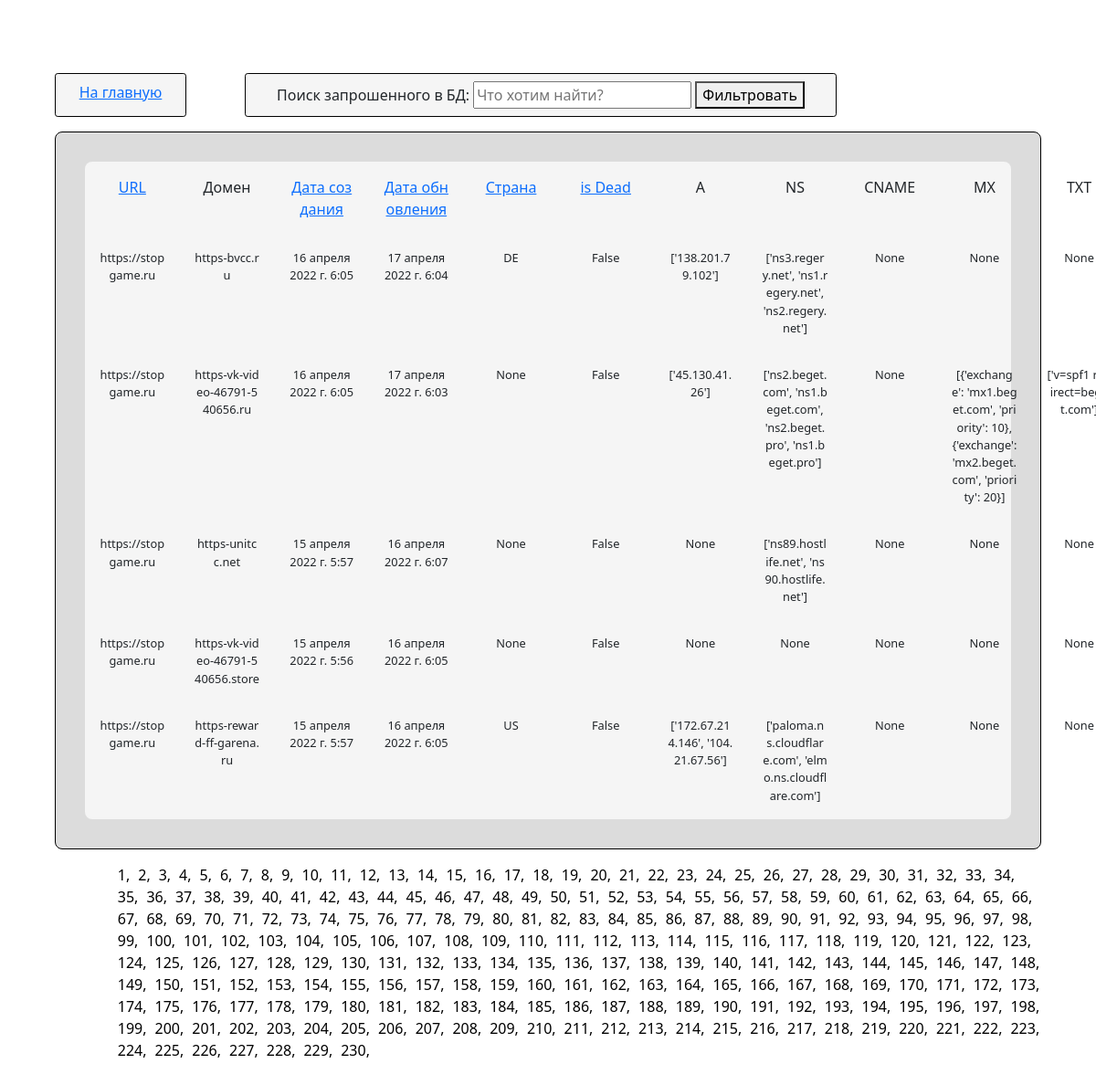
The page /result on the database its author committed.
### home/models.py (models this page shows, shortened)
class Result(models.Model):
    url = models.URLField('Адрес', max_length=100)
    domain = models.CharField('Домен', max_length=100)
    create_data = models.DateTimeField('Дата создания')
    update_data = models.DateTimeField('Дата обновления')
    country = models.CharField('Страна', null=True, max_length=10)
    is_dead = models.BooleanField('Работает ли')
    a = models.CharField('Включена ли запись "А', null=True, max_length=150)
    ns = models.CharField('Включена ли запись "NS', null=True, max_length=150)
    cname = models.CharField('Включена ли запись "CNAME"', null=True, max_length=150)
    mx = models.CharField('Включена ли запись "MX"', null=True, max_length=150)
    txt = models.CharField('Включена ли запись "TXT"',null=True,  max_length=150)
    class Meta:
        verbose_name = 'Данные парсинга'
        verbose_name_plural = 'Данные парсинга'

### home/views.py (the view)
# urls.py: path('result', Show_tablet.as_view(), name="table"),
class Show_tablet(ListView):
    model = Result
    template_name = 'home/result.html'
    context_object_name = 'result'
    paginate_by = 5
    def get_context_data(self, **kwargs):
        context = super().get_context_data(**kwargs)
        context['search'] = Search_form()
        return context

### home/forms.py
class Search_form(ModelForm):
    class Meta:
        model = Search
        exclude = ()
        field = ['search']
        widgets = {
                "search_object": TextInput(attrs={
                    'class': 'form-search',
                    'placeholder': 'Что хотим найти?',
                    'type': 'text'
                })
        }

### home/templates/home/result.html (shortened to what this page needs)
{% load static %}
<!DOCTYPE html>
<html lang="en">
<head>
    <link href="https://cdn.jsdelivr.net/npm/bootstrap@5.0.2/dist/css/bootstrap.min.css" rel="stylesheet">
    <link rel="stylesheet" href="{% static 'home/CSS/table_style.css' %}">
</head>
<body>
      <section class="header">
        <div class="home">
          <a href="{% url 'home_form' %}">На главную</a>
        </div>
        <div class="search">
          <form action="{% url 'search' %}" class="form-search">
            {{ search }}
            <button>Фильтровать</button>
          </form>
        </div>
      </section>
      <section class="main">
        <div class="wrapper">
            <div class="titel_table">
              <div class="url base_titel"><a href="{% url 'search_url' %}?page=1">URL</a></div>
              <div class="domen base_titel">Домен</div>
              <div class="create base_titel"><a href="{% url 'search_create_data' %}?page=1">Дата создания</a></div>
              <div class="update base_titel"><a href="{% url 'search_update_data' %}?page=1">Дата обновления</a></div>
              <div class="country base_titel"><a href="{% url 'search_country' %}?page=1">Страна</a></div>
              <div class="dead base_titel"><a href="{% url 'search_dead' %}?page=1">is Dead</a></div>
              <div class="A base_titel">A</div>
              <div class="NS base_titel">NS</div>
              <div class="CNAME base_titel">CNAME</div>
              <div class="MX base_titel">MX</div>
              <div class="TXT base_titel">TXT</div>
            </div>
            <div class="find_object">
              {% for i in result %}
                <div class="base_obj">{{i.url}}</div>
                <div class="base_obj">{{i.domain}}</div>
                <div class="base_obj">{{i.create_data}}</div>
                <div class="base_obj">{{i.update_data}}</div>
                <div class="base_obj">{{i.country}}</div>
                <div class="base_obj" >{{i.is_dead}}</div>
                <div class="base_obj">{{i.a}}</div>
                <div class="base_obj">{{i.ns}}</div>
                <div class="base_obj">{{i.cname}}</div>
                <div class="base_obj">{{i.mx}}</div>
                <div class="base_obj">{{i.txt}}</div>
              {% endfor %}
            </div>
          </div>
      </section>
      <nav class="list_pages">
        <ul>
          {% for page_now in paginator.page_range %}
          <li class="page_number">
            {% if request.path == "/result" %}
              <a href="{% url 'table' %}?page={{ page_now }}">{{ page_now }},</a>
            {% elif request.path == "/result/search by request" %}
              <a href="{% url 'table' %}/search by request?search_object={{ search_obj }}&page={{ page_now }}">{{ page_now }},</a>
            {% else %}
              <a href="{% url 'table' %}/search by {{ part_url }}?page={{ page_now }}">{{ page_now }},</a>
            {% endif %}
          </li>
          {% endfor %}
        </ul>
      </nav>
  </body>
</html>

### home/static/home/CSS/table_style.css (style rules this page uses)
:root { box-sizing: border-box; margin: 0; }
body { background-color:white; padding: 0; margin: 5em 5vw 0 5vw; }
.header { display: flex; }
.header > .home { flex: 1; padding: .5em; background-color: whitesmoke; border: solid 1px black; border-radius: .2em; margin-bottom: 1em; width: 10em; text-align: center; }
.header > .search { flex: 5; margin: 0 14em 0 4em; padding: .5em; background-color: whitesmoke; border: solid 1px black; border-radius: .2em; margin-bottom: 1em; width: 10em; text-align: center; }
.main { background-color: gainsboro; border-radius: .5em; border: 1px solid black; }
.main > .wrapper { margin: 2em; border-radius: .5em; background-color: whitesmoke; }
.main > .wrapper > .titel_table { display: grid; grid-template-columns: repeat(11, 7.3%); padding: 1em; text-align: center; grid-gap: 2em; }
.base_titel { word-break: break-all; }
.main > .wrapper > .find_object { display: grid; grid-template-columns: repeat(11, 7.3%); grid-gap: 2em; padding: 1em; text-align: center; }
.base_obj { word-break: break-all; font-size: .8em; }
.list_pages { margin-top: 1em; padding-left: 2em; margin-bottom: 2em; }
.list_pages > ul { list-style-type: none; margin: 0; word-break: break-all; }
.list_pages > ul > .page_number { padding-left: .3em; display: inline-block; }
.list_pages > ul > .page_number > a { text-decoration: none; color: #000; }

### rows shown on the page
Result: url "https://stopgame.ru", domain "https-bvcc.ru", create_data "16 апреля 2022 г. 6:05", update_data "17 апреля 2022 г. 6:04", country "DE", is_dead "False", a "['138.201.79.102']", ns "['ns3.regery.net', 'ns1.regery.net', 'ns2.regery.net']", cname "None", mx "None", txt "None"
Result: url "https://stopgame.ru", domain "https-vk-video-46791-540656.ru", create_data "16 апреля 2022 г. 6:05", update_data "17 апреля 2022 г. 6:03", country "None", is_dead "False", a "['45.130.41.26']", ns "['ns2.beget.com', 'ns1.beget.com', 'ns2.beget.pro', 'ns1.beget.pro']", cname "None", mx "[{'exchange': 'mx1.beget.com', 'priority': 10}, {'exchange': 'mx2.beget.com', 'priority': 20}]", txt "['v=spf1…"
Result: url "https://stopgame.ru", domain "https-unitcc.net", create_data "15 апреля 2022 г. 5:57", update_data "16 апреля 2022 г. 6:07", country "None", is_dead "False", a "None", ns "['ns89.hostlife.net', 'ns90.hostlife.net']", cname "None", mx "None", txt "None"
Result: url "https://stopgame.ru", domain "https-vk-video-46791-540656.store", create_data "15 апреля 2022 г. 5:56", update_data "16 апреля 2022 г. 6:05", country "None", is_dead "False", a "None", ns "None", cname "None", mx "None", txt "None"
Result: url "https://stopgame.ru", domain "https-reward-ff-garena.ru", create_data "15 апреля 2022 г. 5:57", update_data "16 апреля 2022 г. 6:05", country "US", is_dead "False", a "['172.67.214.146', '104.21.67.56']", ns "['paloma.ns.cloudflare.com', 'elmo.ns.cloudflare.com']", cname "None", mx "None", txt "None"

### other values the page prints
{{ page_now }} "1" "2" "3" "4" "5" "6" "7" "8" "9" "10" "11" "12" "13" "14" "15" "16" "17" "18" "19" "20" "21" "22" "23" "24" "25" "26" "27" "28" "29" "30" "31" "32" "33" "34" "35" "36" "37" "38" "39" "40" "41" "42" "43" "44" "45" "46" "47" "48" "49" "50" "51" "52" "53" "54" "55" "56" "57" "58" "59" "60" "61" "62" "63" "64" "65" "66" "67" "68" "69" "70" "71" "72" "73" "74" "75" "76" "77" "78" "79" "80" "81" "82" "83" "84" "85" "86" "87" "88" "89" "90" "91" "92" "93" "94" "95" "96" "97" "98" "99" "100" "101" "102" "103" "104" "105" "106" "107" "108" "109" "110" "111" "112" "113" "114" "115" "116" "117" "118" "119" "120" "121" "122" "123" "124" "125" "126" "127" "128" "129" "130" "131" "132" "133" "134" "135" "136" "137" "138" "139" "140" "141" "142" "143" "144" "145" "146" "147" "148" "149" "150" "151" "152" "153" "154" "155" "156" "157" "158" "159" "160" "161" "162" "163" "164" "165" "166" "167" "168" "169" "170" "171" "172" "173" "174" "175" "176" "177" "178" "179" "180" "181" "182" "183" "184" "185" "186" "187" "188" "189" "190" "191" "192" "193" "194" "195" "196" "197" "198" "199" "200" "201" "202" "203" "204" "205" "206" "207" "208" "209" "210" "211" "212" "213" "214" "215" "216" "217" "218" "219" "220" "221" "222" "223" "224" "225" "226" "227" "228" "229" "230"
